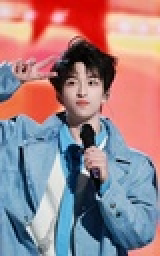
%> input picture lab1/1.jpg, 80 x 128 px, shrunk from 1080 x 1719 before the run (shown 2 times larger)
$ octave lab1_3.m   (GNU Octave 9; MATLAB toolbox functions it lacks are replaced by stand-ins)
%> lines starting %> are read from the running program, lines starting %| are printed output that depends on the picture
I = imread('1.jpg');
%> I is the input picture: size 128x80x3 uint8; mean R, G, B 158.5, 130.5, 136.2
[max_x, max_y, z] = size(I);
%> max_x = 128; max_y = 80; z = 3
tx = input('tx:');%x轴放大倍数
%> the answer given: 3
ty = input('ty:');%y轴放大倍数
%> the answer given: 3
%适应缩放后新边界
new_x = round(max_x * ty);
%> new_x = 384
new_y = round(max_y * tx);
%> new_y = 240
%建立缩放后空白图
output1 = zeros(new_x, new_y, z);
output2 = zeros(new_x, new_y, z);
scaling_matrix = [tx 0 0; 0 ty 0; 0 0 1];%缩放矩阵
%最近邻插值
for i = 1 : new_y
	for j = 1 : new_x
		p = [i; j; 1];
		p = scaling_matrix \ p;
		x = round(p(1, 1));
		y = round(p(2, 1));
		if (x <= max_y) && (y <= max_x) && (x >= 1) && (y >= 1)
			for k = 1 : z
				output1(j, i, k) = I(y, x, k);
			end
		end
	end
end
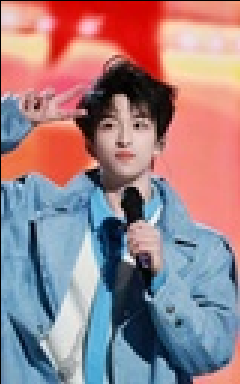
%> output1: size 384x240x3 double; mean R, G, B 157.2, 129.5, 135.2
%双线性插值
for i = 1 : new_y
	for j = 1 : new_x
		p = [i; j; 1];
		p = scaling_matrix \ p;
		x = p(1, 1);
		y = p(2, 1);
		fx = x - floor(x);
        fy = y - floor(y);
		if (x <= max_y) && (y <= max_x) && (x >= 1) && (y >= 1)
			ul = [floor(x) floor(y)];
           	ur = [floor(x)  ceil(y)];
            dl = [ ceil(x) floor(y)];
            dr = [ ceil(x)  ceil(y)];
            to_ul = (1 - fx) * (1 - fy);
            to_ur = (1 - fx) *      fy ;
           	to_dl =      fx  * (1 - fy);
            to_dr =      fx  *      fy ;
			for k = 1 : z
				output2(j, i, k) =	to_ul * I(ul(1, 2), ul(1, 1), k) + ...
                                    to_ur * I(ur(1, 2), ur(1, 1), k) + ...
                                    to_dl * I(dl(1, 2), dl(1, 1), k) + ...
                                    to_dr * I(dr(1, 2), dr(1, 1), k);
			end
		end
	end
end
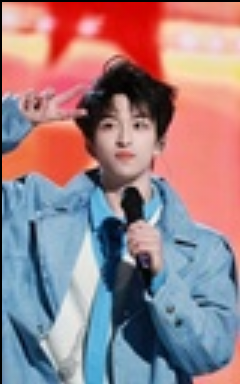
%> output2: size 384x240x3 double; mean R, G, B 156, 128.7, 134.4
%> after the loop, dl = [80 128]; dr = [80 128]; to_dl = 0; to_dr = 0; to_ul = 1; to_ur = 0; ul = [80 128]; ur = [80 128]
subplot(1,3,1); imshow(I);
subplot(1,3,2); imshow(uint8(output1));
subplot(1,3,3); imshow(uint8(output2));
